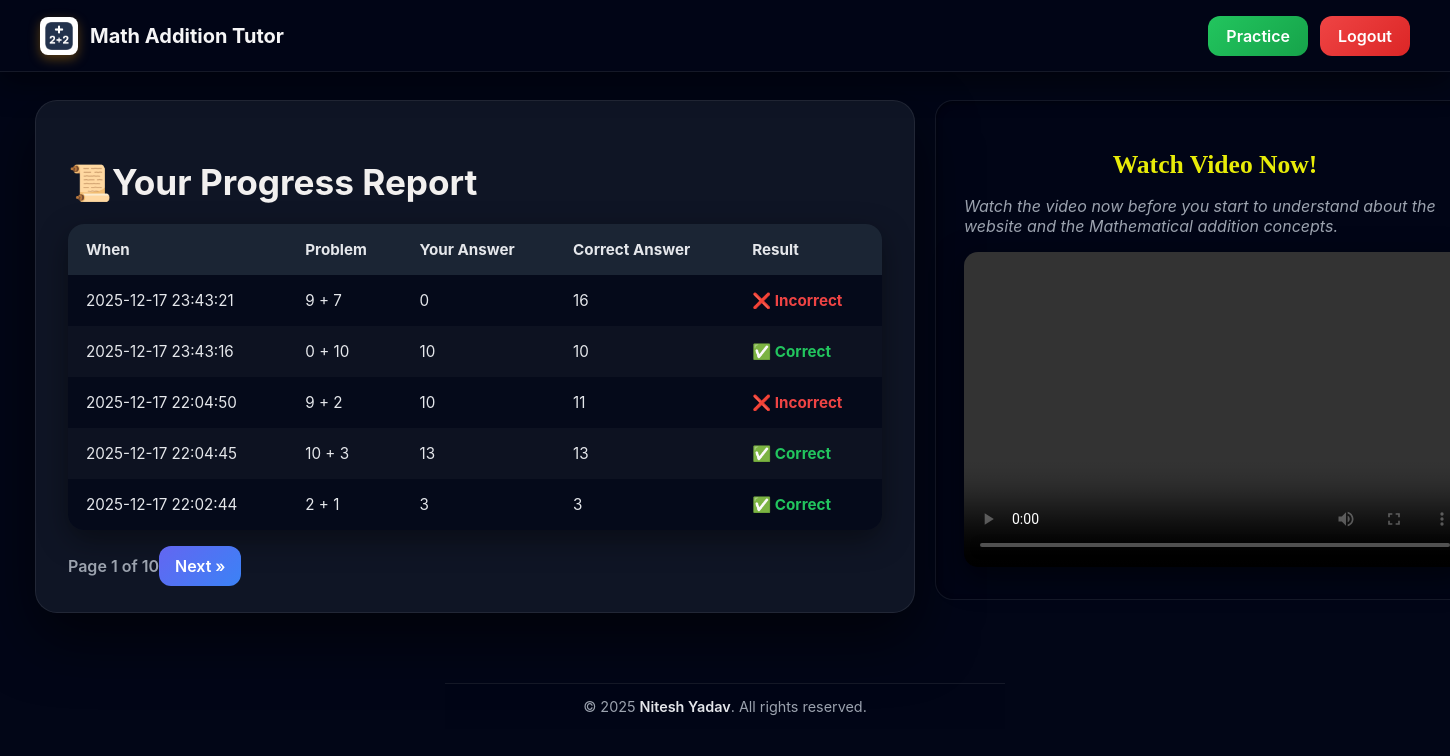
The app's page / (signed in) with its own data.
### app.py (models this page shows)
class Attempt(db.Model):
    id = db.Column(db.Integer, primary_key=True)
    user_id = db.Column(db.Integer, db.ForeignKey('user.id'), nullable=False)
    a = db.Column(db.Integer, nullable=False)
    b = db.Column(db.Integer, nullable=False)
    student_answer = db.Column(db.Integer, nullable=False)
    correct_answer = db.Column(db.Integer, nullable=False)
    is_correct = db.Column(db.Boolean, nullable=False)
    timestamp = db.Column(db.DateTime, default=db.func.current_timestamp())

### app.py (the view)
@app.route('/')
@login_required
def dashboard():
    page = request.args.get('page', 1, type=int)
    per_page = 10
    pagination = (
        Attempt.query.filter_by(user_id=current_user.id)
        .order_by(Attempt.timestamp.desc())
        .paginate(page=page, per_page=5, error_out=False)
    )
    return render_template(
        'dashboard.html',
        attempts=pagination.items,
        pagination=pagination,
    )

### app.py (called while the page is built)
@login_manager.user_loader
def load_user(user_id):
    return User.query.get(int(user_id))

### templates/dashboard.html (shortened to what this page needs)
{% extends "base.html" %}
{% block content %}
<div class="navbar">
  <div class="nav-left">
  <img src="{{ url_for('static', filename='assets/logo.png') }}" class="nav-logo" alt="Logo">
  <a href="{{ url_for('dashboard') }}">
    <span class="nav-title">Math Addition Tutor</span>
  </a>
</div>
  <div class="nav-right">
    <a href="{{ url_for('index') }}" class="btn-pmore-icon">Practice</a>
    <a href="{{ url_for('logout') }}" class="btn-logout-icon">Logout</a>
  </div>
</div>
<div class="main-container">
<div class="dashboard-container">
  <h1>📜Your Progress Report</h1>
  {% if attempts %}
  <table class="attempt-table">
    <thead>
      <tr>
        <th>When</th>
        <th>Problem</th>
        <th>Your Answer</th>
        <th>Correct Answer</th>
        <th>Result</th>
      </tr>
    </thead>
    <tbody>
      {% for attempt in attempts %}
      <tr>
        <td>{{ attempt.timestamp.strftime('%Y-%m-%d %H:%M:%S') if attempt.timestamp else '' }}</td>
        <td>{{ attempt.a }} + {{ attempt.b }}</td>
        <td>{{ attempt.student_answer }}</td>
        <td>{{ attempt.correct_answer }}</td>
        <td class="{{ 'correct' if attempt.is_correct else 'incorrect' }}">
          {{ "✅ Correct" if attempt.is_correct else "❌ Incorrect" }}
        </td>
      </tr>
      {% endfor %}
    </tbody>
  </table>
  <div class="pagination">
    <div>Page {{ pagination.page }} of {{ pagination.pages or 1 }}</div>
    <div>
      {% if pagination.has_next %}
        <a href="{{ url_for('dashboard', page=pagination.next_num) }}">Next »</a>
      {% endif %}
    </div>
  </div>
  {% else %}
    <p>No attempts yet. Try a problem first!</p>
  {% endif %}
</div>
<div class="video-section">
    <h2 class="video-text-tag">Watch Video Now!</h2>
    <p class="video-text-demo">Watch the video now before you start to understand about the website and the Mathematical addition concepts. </p>
    <video width="100%" height="315" controls>
      <source src="{{ url_for('static', filename='assets/demo.mp4') }}" type="video/mp4" />
    </video>
  </div>
  </div>
  <footer class="footer">
  © {{ current_year | default(2025) }} <span>Nitesh Yadav</span>. All rights reserved.
</footer>
{% endblock %}

### templates/base.html (style rules this page uses)
body { font-family: Arial; max-width: 600px; margin: 40px auto; padding: 0 20px; }

### templates/dashboard.html (style rules this page uses)
*, *::before, *::after { box-sizing: border-box; }
body { background: radial-gradient(circle at top, #020617, #020617); font-family: 'Inter', sans-serif; color: #e5e7eb; }
.main-container { margin-top: 100px; width: 100rem; display: flex; justify-content: center; align-items: flex-start; gap: 20px; margin-left: -30rem; }
.dashboard-container { width: 55rem; max-width: 55rem; padding: 36px 32px; background: rgba(17, 24, 39, 0.9); backdrop-filter: blur(14px); border-radius: 22px; box-shadow: 0 25px 60px rgba(0,0,0,0.6); border: 1px solid rgba(255,255,255,0.08); display: flex; justify-content: space-between; align-items: center; margin-bottom: 30px; flex-wrap: wrap; }
.video-section { width: 35rem; margin-top: 0; padding: 28px; background: rgba(2, 6, 23, 0.75); border-radius: 18px; border: 1px solid rgba(255,255,255,0.08); box-shadow: inset 0 2px 6px rgba(0,0,0,0.4); }
h1 { font-size: 2.2em; font-weight: 700; color: #f2f0ef; margin-bottom: 20px; }
.btn-pmore-icon { padding: 10px 18px; background: linear-gradient(135deg, #22c55e, #16a34a); color: white !important; border-radius: 12px; text-decoration: none; font-weight: 600; transition: 0.25s ease; }
.btn-logout-icon { padding: 10px 18px; background: linear-gradient(135deg, #ef4444, #dc2626); color: white !important; border-radius: 12px; text-decoration: none; font-weight: 600; transition: 0.25s ease; }
.attempt-table { width: 100%; border-collapse: collapse; border-radius: 16px; overflow: hidden; background: rgba(2, 6, 23, 0.7); box-shadow: 0 10px 30px rgba(0,0,0,0.4); }
.attempt-table thead { background: rgba(31, 41, 55, 0.9); }
.attempt-table th, .attempt-table td { padding: 16px 18px; text-align: left; font-size: 0.95em; }
.attempt-table th { color: #e5e7eb; font-weight: 700; }
.attempt-table tr:nth-child(even) { background: rgba(255,255,255,0.03); }
.correct { color: #22c55e; font-weight: 700; }
.incorrect { color: #ef4444; font-weight: 700; }
.pagination { margin-top: 26px; display: flex; justify-content: space-between; align-items: center; font-weight: 600; color: #9ca3af; }
.video-text-tag { align-items: center; display: flex; justify-content: space-around; }
.pagination a { padding: 10px 16px; background: linear-gradient(135deg, #6366f1, #3b82f6); color: white; border-radius: 12px; text-decoration: none; transition: 0.25s ease; }
.video-section h2 { font-size: 1.6em; font-family: Georgia; margin-bottom: 10px; color: #e8ec08; font-weight: bold; }
.video-section p { margin-bottom: 16px; color: #9ca3af; }
video { border-radius: 14px; box-shadow: 0 10px 30px rgba(0,0,0,0.5); }
.video-text-demo { color: #e5e7eb; font-style: italic; }
.footer { width: 100%; padding: 14px 0; text-align: center; background: rgba(2, 6, 23, 0.95); border-top: 1px solid rgba(255,255,255,0.08); color: #9ca3af; font-size: 0.9rem; margin-top: 40px; }
.footer span { color: #e5e7eb; font-weight: 600; }
.navbar { position: fixed; top: 0; left: 0; width: 100%; height: 72px; background: rgba(2, 6, 23, 0.9); backdrop-filter: blur(12px); border-bottom: 1px solid rgba(255,255,255,0.08); display: flex; justify-content: space-between; align-items: center; padding: 0 40px; z-index: 1000; box-shadow: 0 10px 30px rgba(0,0,0,0.5); }
.nav-left { display: flex; align-items: center; gap: 12px; }
.nav-logo { width: 38px; height: 38px; border-radius: 8px; background: white; box-shadow: 0 4px 12px rgba(218, 139, 11, 0.4); }
.nav-title { font-size: 20px; font-weight: 700; color: #f5f5f6; text-decoration: none; }
.nav-right { display: flex; gap: 12px; }
.nav-left a { text-decoration: none; }

### records on screen
Attempt: timestamp "2025-12-17 23:43:21", a "9", b "7", student_answer "0", correct_answer "16", is_correct "❌ Incorrect"
Attempt: timestamp "2025-12-17 23:43:16", a "0", b "10", student_answer "10", correct_answer "10", is_correct "✅ Correct"
Attempt: timestamp "2025-12-17 22:04:50", a "9", b "2", student_answer "10", correct_answer "11", is_correct "❌ Incorrect"
Attempt: timestamp "2025-12-17 22:04:45", a "10", b "3", student_answer "13", correct_answer "13", is_correct "✅ Correct"
Attempt: timestamp "2025-12-17 22:02:44", a "2", b "1", student_answer "3", correct_answer "3", is_correct "✅ Correct"

### other values on screen
{{ pagination.page }} "1"
{{ pagination.pages or 1 }} "10"
{{ current_year | default(2025) }} "2025"
